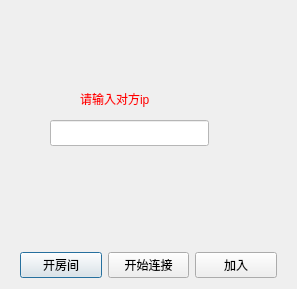
<?xml version="1.0" encoding="UTF-8"?>
<ui version="4.0">
 <class>AskNetworkModelDialog</class>
 <widget class="QDialog" name="AskNetworkModelDialog">
  <property name="geometry">
   <rect>
    <x>0</x>
    <y>0</y>
    <width>297</width>
    <height>289</height>
   </rect>
  </property>
  <property name="windowTitle">
   <string>Dialog</string>
  </property>
  <property name="styleSheet">
   <string notr="true">
background-image: url(+);</string>
  </property>
  <widget class="QStackedWidget" name="stackedWidget">
   <property name="enabled">
    <bool>true</bool>
   </property>
   <property name="geometry">
    <rect>
     <x>0</x>
     <y>20</y>
     <width>291</width>
     <height>201</height>
    </rect>
   </property>
   <property name="autoFillBackground">
    <bool>false</bool>
   </property>
   <property name="styleSheet">
    <string notr="true">border-image: url();</string>
   </property>
   <property name="midLineWidth">
    <number>1</number>
   </property>
   <property name="currentIndex">
    <number>1</number>
   </property>
   <widget class="QWidget" name="pageSever">
    <widget class="QWidget" name="">
     <property name="geometry">
      <rect>
       <x>30</x>
       <y>90</y>
       <width>166</width>
       <height>22</height>
      </rect>
     </property>
     <layout class="QHBoxLayout" name="horizontalLayout_2">
      <item>
       <spacer name="horizontalSpacer">
        <property name="orientation">
         <enum>Qt::Horizontal</enum>
        </property>
        <property name="sizeHint" stdset="0">
         <size>
          <width>40</width>
          <height>20</height>
         </size>
        </property>
       </spacer>
      </item>
      <item>
       <widget class="QLabel" name="label">
        <property name="styleSheet">
         <string notr="true">color:green;</string>
        </property>
        <property name="frameShape">
         <enum>QFrame::NoFrame</enum>
        </property>
        <property name="text">
         <string>等待连接</string>
        </property>
       </widget>
      </item>
      <item>
       <spacer name="horizontalSpacer_2">
        <property name="orientation">
         <enum>Qt::Horizontal</enum>
        </property>
        <property name="sizeHint" stdset="0">
         <size>
          <width>40</width>
          <height>20</height>
         </size>
        </property>
       </spacer>
      </item>
     </layout>
    </widget>
   </widget>
   <widget class="QWidget" name="pageClient">
    <widget class="QLabel" name="labelIP">
     <property name="geometry">
      <rect>
       <x>80</x>
       <y>70</y>
       <width>108</width>
       <height>18</height>
      </rect>
     </property>
     <property name="styleSheet">
      <string notr="true">color:red;</string>
     </property>
     <property name="text">
      <string>请输入对方ip</string>
     </property>
    </widget>
    <widget class="QLineEdit" name="lineEdit_IP">
     <property name="geometry">
      <rect>
       <x>50</x>
       <y>100</y>
       <width>159</width>
       <height>26</height>
      </rect>
     </property>
     <property name="styleSheet">
      <string notr="true">background-color:white;</string>
     </property>
    </widget>
   </widget>
  </widget>
  <widget class="QWidget" name="">
   <property name="geometry">
    <rect>
     <x>20</x>
     <y>250</y>
     <width>257</width>
     <height>31</height>
    </rect>
   </property>
   <layout class="QHBoxLayout" name="horizontalLayout">
    <item>
     <widget class="QPushButton" name="pushButtonServer">
      <property name="text">
       <string>开房间</string>
      </property>
     </widget>
    </item>
    <item>
     <widget class="QPushButton" name="pushButtonBeginLink">
      <property name="text">
       <string>开始连接</string>
      </property>
     </widget>
    </item>
    <item>
     <widget class="QPushButton" name="pushButtonClient">
      <property name="text">
       <string>加入</string>
      </property>
     </widget>
    </item>
   </layout>
  </widget>
 </widget>
 <resources/>
 <connections/>
</ui>
